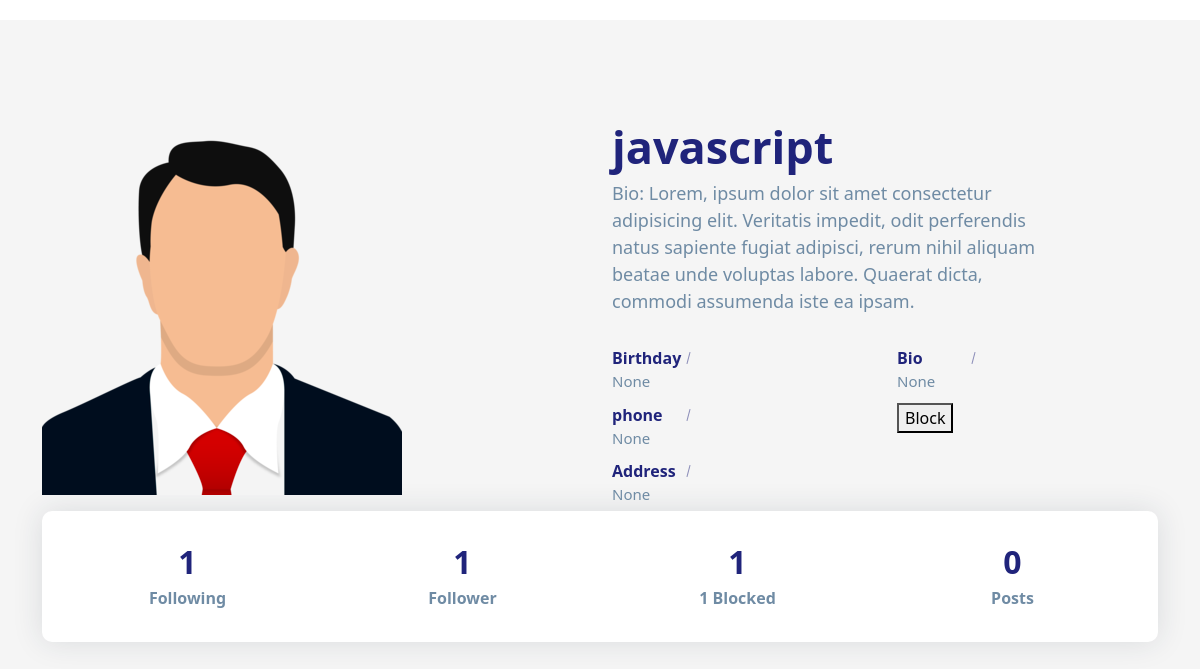
/profile/3 (signed in), run on the app's committed database.
### social/models.py (models this page shows)
class UserProfile(models.Model):
    user=models.OneToOneField(User,on_delete=models.CASCADE,related_name="profile")
    address=models.CharField(max_length=200,null=True)
    phone=models.CharField(max_length=200,null=True)
    profile_pic=models.ImageField(upload_to="profilepics",null=True,blank=True)
    dob=models.DateField(null=True)
    bio=models.CharField(max_length=200,null=True)
    following=models.ManyToManyField("self",related_name="followed_by",symmetrical=False,null=True)
    block=models.ManyToManyField("self",related_name="blocked",symmetrical=False,null=True)
    def __str__(self):
        return self.user.username

### social/views.py (the view)
# urls.py: path("profile/<int:pk>",views.ProfileDetailView.as_view(),name="profile-detail"),
@method_decorator(decs,name="dispatch")
class ProfileDetailView(DetailView):
    template_name="profile_detail.html"
    model=UserProfile
    context_object_name="data"

### social/templates/profile_detail.html (shortened to what this page needs)
<!DOCTYPE html>
{%load static%}
<html lang="en">
<head>
    <link href="https://cdn.jsdelivr.net/npm/bootstrap@5.3.2/dist/css/bootstrap.min.css" rel="stylesheet">
    <link rel="stylesheet" href="{%static 'social/css/profile.css' %}">
</head>
<body>
    <section class="section about-section gray-bg" id="about">
        <div class="container">
            <div class="row align-items-center flex-row-reverse">
                <div class="col-lg-6">
                    <div class="about-text go-to">
                        <h3 class="dark-color">{{data}}</h3>
                        <p>Bio: Lorem, ipsum dolor sit amet consectetur adipisicing elit. Veritatis impedit, odit perferendis natus sapiente fugiat adipisci, rerum nihil aliquam beatae unde voluptas labore. Quaerat dicta, commodi assumenda iste ea ipsam.</p>
                        <div class="row about-list">
                            <div class="col-md-6">
                                <div class="media">
                                    <label>Birthday</label>
                                    <p>{{data.dob}}</p>
                                </div>
                                <div class="media">
                                    <label>phone</label>
                                    <p>{{data.phone}}</p>
                                </div>
                                <div class="media">
                                    <label>Address</label>
                                    <p>{{data.address}}</p>
                                </div>
                            </div>
                            <div class="col-md-6">
                                <div class="media">
                                    <label>Bio</label>
                                    <p>{{data.bio}}</p>
                                </div>
                                {%if request.user != data.user%}
                                    <div class="media">
                                        <form action="{%url 'block' data.id%}" method="post">
                                            {%if data in request.user.profile.block.all%}
                                                <button name="action" value="unblock">UnBlock</button>
                                            {%else%}
                                                <button name="action" value="block">Block</button>
                                            {%endif%}
                                        </form>
                                    </div>
                                {%endif%}
                            </div>
                        </div>
                    </div>
                </div>
                <div class="col-lg-6">
                    <div class="about-avatar">
                        {%if data.profile_pic%}
                            <img src="{{data.profile_pic.url}}" alt="">
                        {%else%}
                            <img src="{%static 'social/images/profilepic.png'%}" title="" alt="">
                        {%endif%}
                    </div>
                </div>
            </div>
            <div class="counter">
                <div class="row">
                    <div class="col-6 col-lg-3">
                        <div class="count-data text-center">
                            <h6 class="count h2" data-to="500" data-speed="500">{{data.following.count}}</h6>
                            <p class="m-0px font-w-600">Following</p>
                        </div>
                    </div>
                    <div class="col-6 col-lg-3">
                        <div class="count-data text-center">
                            <h6 class="count h2" data-to="150" data-speed="150">{{data.followed_by.count}}</h6>
                            <p class="m-0px font-w-600">Follower</p>
                        </div>
                    </div>
                    <div class="col-6 col-lg-3">
                        <div class="count-data text-center">
                            <h6 class="count h2" data-to="850" data-speed="850">{{data.block.all.count}}</h6>
                            <p class="m-0px font-w-600">{{data.block.all.count}} Blocked</p>
                        </div>
                    </div>
                    <div class="col-6 col-lg-3">
                        <div class="count-data text-center">
                            <h6 class="count h2" data-to="190" data-speed="190">{{data.user.userpost.all.count}}</h6>
                            <p class="m-0px font-w-600">Posts</p>
                        </div>
                    </div>
                </div>
            </div>
        </div>
    </section>
</body>
</html>

### social/static/social/css/profile.css (style rules this page uses)
body { color: #6F8BA4; margin-top:20px; }
.section { padding: 100px 0; position: relative; }
.gray-bg { background-color: #f5f5f5; }
img { max-width: 100%; }
img { vertical-align: middle; border-style: none; }
.about-text h3 { font-size: 45px; font-weight: 700; margin: 0 0 6px; }
.about-text p { font-size: 18px; max-width: 450px; }
.about-list { padding-top: 10px; }
.about-list .media { padding: 5px 0; }
.about-list label { color: #20247b; font-weight: 600; width: 88px; margin: 0; position: relative; }
.about-list label:after { content: ""; position: absolute; top: 0; bottom: 0; right: 11px; width: 1px; height: 12px; background: #20247b; -moz-transform: rotate(15deg); -o-transform: rotate(15deg); -ms-transform: rotate(15deg); -webkit-transform: rotate(15deg); transform: rotate(15deg); margin: auto; opacity: 0.5; }
.about-list p { margin: 0; font-size: 15px; }
.about-section .counter { padding: 22px 20px; background: #ffffff; border-radius: 10px; box-shadow: 0 0 30px rgba(31, 45, 61, 0.125); }
.about-section .counter .count-data { margin-top: 10px; margin-bottom: 10px; }
.about-section .counter .count { font-weight: 700; color: #20247b; margin: 0 0 5px; }
.about-section .counter p { font-weight: 600; margin: 0; }
.dark-color { color: #20247b; }

### data on the page
UserProfile: user.username "javascript", dob "None", phone "None", address "None", bio "None", following.count "1", followed_by.count "1", block.all.count "1", user.userpost.all.count "0"
